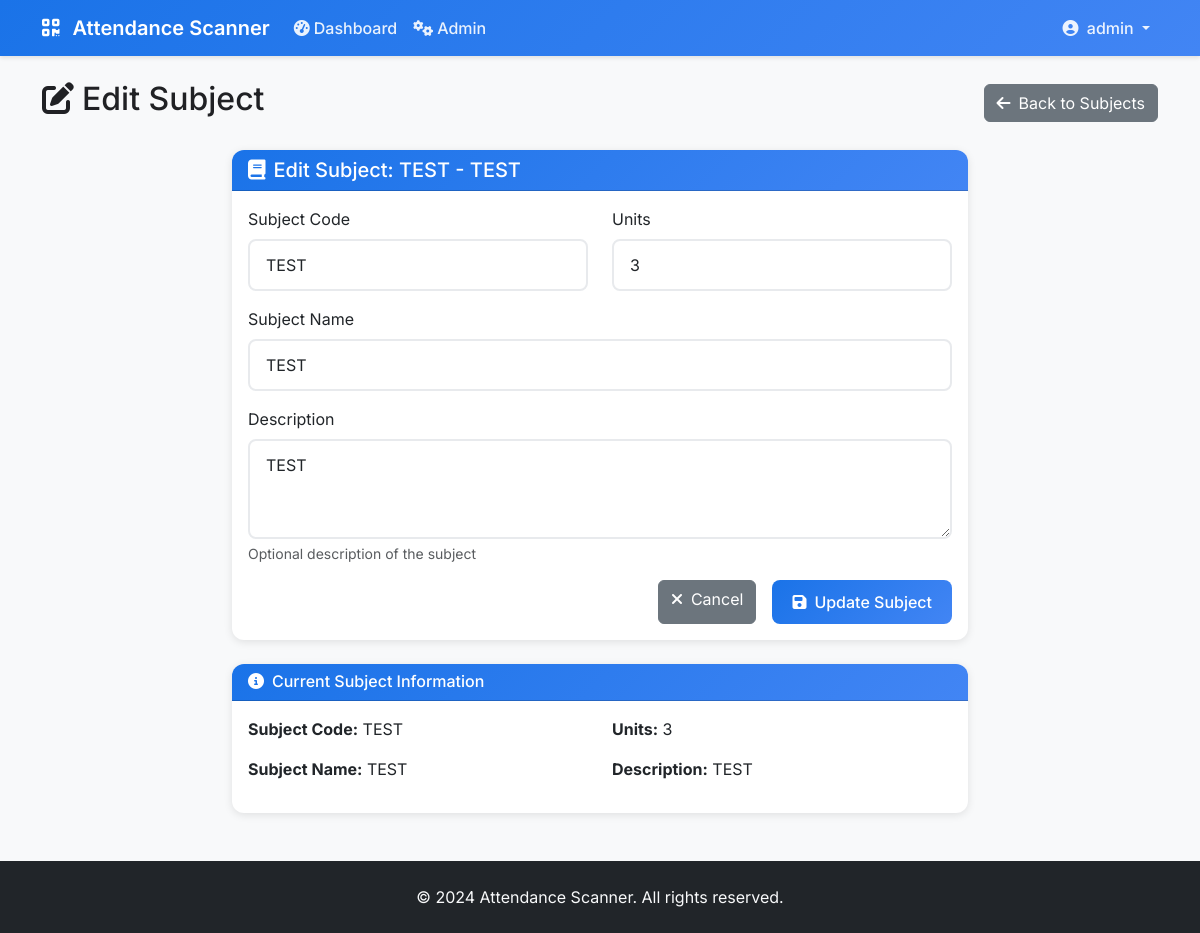
The app's page /manage-subjects/1/edit/ (signed in) with its own data.
### scanner/models.py (models this page shows, shortened)
class User(AbstractUser):
    USER_TYPES = (
        ('student', 'Student'),
        ('professor', 'Professor'),
        ('admin', 'Admin'),
    )
    user_type = models.CharField(max_length=10, choices=USER_TYPES, default='student')
    student_id = models.CharField(max_length=20, blank=True, null=True, unique=True)
    barcode = models.CharField(max_length=50, blank=True, null=True, unique=True)
    phone = models.CharField(max_length=15, blank=True, null=True)

class Subject(models.Model):
    code = models.CharField(max_length=20, unique=True)
    name = models.CharField(max_length=100)
    description = models.TextField(blank=True, null=True)
    units = models.IntegerField(default=3)

### scanner/views.py (the view)
# urls.py: path('manage-subjects/<int:subject_id>/edit/', views.edit_subject, name='edit_subject'),
@login_required
@user_passes_test(is_admin)
def edit_subject(request, subject_id):
    subject = get_object_or_404(Subject, id=subject_id)
    if request.method == 'POST':
        form = SubjectForm(request.POST, instance=subject)
        if form.is_valid():
            form.save()
            messages.success(request, 'Subject updated successfully!')
            return redirect('manage_subjects')
    else:
        form = SubjectForm(instance=subject)
    return render(request, 'scanner/edit_subject.html', {'form': form, 'subject': subject})

### scanner/forms.py
class SubjectForm(forms.ModelForm):
    class Meta:
        model = Subject
        fields = ['code', 'name', 'description', 'units']
        widgets = {
            'code': forms.TextInput(attrs={'class': 'form-control'}),
            'name': forms.TextInput(attrs={'class': 'form-control'}),
            'description': forms.Textarea(attrs={'class': 'form-control', 'rows': 3}),
            'units': forms.NumberInput(attrs={'class': 'form-control'}),
        }

### scanner/views.py (called while the page is built)
def is_admin(user):
    return user.is_authenticated and user.user_type == 'admin'

### scanner/templates/scanner/edit_subject.html (shortened to what this page needs)
{% extends 'scanner/base.html' %}  {% block content %}
<div class="row">
  <div class="col-12">
    <div class="d-flex justify-content-between align-items-center mb-4">
      <h2><i class="fas fa-edit me-2"></i>Edit Subject</h2>
      <a href="{% url 'manage_subjects' %}" class="btn btn-secondary">
        <i class="fas fa-arrow-left me-2"></i>Back to Subjects
      </a>
    </div>
  </div>
</div>
<div class="row">
  <div class="col-md-8 mx-auto">
    <div class="card">
      <div class="card-header">
        <h5 class="mb-0">
          <i class="fas fa-book me-2"></i>Edit Subject: {{ subject.code }} - {{ subject.name }}
        </h5>
      </div>
      <div class="card-body">
        <form method="post">
          <div class="row">
            <div class="col-md-6 mb-3">
              <label for="{{ form.code.id_for_label }}" class="form-label"
                >Subject Code</label
              >
              {{ form.code }}
            </div>
            <div class="col-md-6 mb-3">
              <label for="{{ form.units.id_for_label }}" class="form-label"
                >Units</label
              >
              {{ form.units }}
            </div>
          </div>
          <div class="mb-3">
            <label for="{{ form.name.id_for_label }}" class="form-label"
              >Subject Name</label
            >
            {{ form.name }}
          </div>
          <div class="mb-3">
            <label for="{{ form.description.id_for_label }}" class="form-label"
              >Description</label
            >
            {{ form.description }}
            <div class="form-text">Optional description of the subject</div>
          </div>
          <div class="d-grid gap-2 d-md-flex justify-content-md-end">
            <a
              href="{% url 'manage_subjects' %}"
              class="btn btn-secondary me-md-2"
            >
              <i class="fas fa-times me-2"></i>Cancel
            </a>
            <button type="submit" class="btn btn-primary">
              <i class="fas fa-save me-2"></i>Update Subject
            </button>
          </div>
        </form>
      </div>
    </div>
    <div class="card mt-4">
      <div class="card-header">
        <h6 class="mb-0">
          <i class="fas fa-info-circle me-2"></i>Current Subject Information
        </h6>
      </div>
      <div class="card-body">
        <div class="row">
          <div class="col-md-6">
            <p><strong>Subject Code:</strong> {{ subject.code }}</p>
            <p><strong>Subject Name:</strong> {{ subject.name }}</p>
          </div>
          <div class="col-md-6">
            <p><strong>Units:</strong> {{ subject.units }}</p>
            <p>
              <strong>Description:</strong> {{ subject.description|default:"No description" }}
            </p>
          </div>
        </div>
      </div>
    </div>
  </div>
</div>
{% endblock %}

### scanner/templates/scanner/base.html (shortened to what this page needs)
<!DOCTYPE html>
<html lang="en">
  <head>
    <link
      href="https://cdn.jsdelivr.net/npm/bootstrap@5.3.0/dist/css/bootstrap.min.css"
      rel="stylesheet"
    />
    <link
      href="https://cdnjs.cloudflare.com/ajax/libs/font-awesome/6.4.0/css/all.min.css"
      rel="stylesheet"
    />
    {% load static %}
    <link href="{% static 'css/custom.css' %}" rel="stylesheet" />
  </head>
  <body>
    <nav class="navbar navbar-expand-lg navbar-dark">
      <div class="container">
        <a class="navbar-brand" href="{% url 'home' %}">
          <i class="fas fa-qrcode me-2"></i>
          Attendance Scanner
        </a>
        <div class="collapse navbar-collapse" id="navbarNav">
          <ul class="navbar-nav me-auto">
            {% if user.is_authenticated %}
            <li class="nav-item">
              <a class="nav-link" href="{% url 'dashboard' %}">
                <i class="fas fa-tachometer-alt me-1"></i>Dashboard
              </a>
            </li>
            {% if user.user_type == 'professor' %}
            <li class="nav-item">
              <a class="nav-link" href="{% url 'schedule_management' %}">
                <i class="fas fa-calendar-alt me-1"></i>Schedules
              </a>
            </li>
            {% elif user.user_type == 'admin' %}
            <li class="nav-item">
              <a class="nav-link" href="{% url 'admin_dashboard' %}">
                <i class="fas fa-cogs me-1"></i>Admin
              </a>
            </li>
            {% endif %} {% endif %}
          </ul>
          <ul class="navbar-nav">
            {% if user.is_authenticated %}
            <li class="nav-item dropdown">
              <a
                class="nav-link dropdown-toggle"
                href="#"
                id="navbarDropdown"
                role="button"
                data-bs-toggle="dropdown"
              >
                <i class="fas fa-user-circle me-1"></i>
                {{ user.get_full_name|default:user.username }}
              </a>
            </li>
            {% endif %}
          </ul>
        </div>
      </div>
    </nav>
    <main class="container my-4">{% block content %}{% endblock %}</main>
    <footer class="bg-dark text-light py-4 mt-5">
      <div class="container text-center">
        <p class="mb-0">&copy; 2024 Attendance Scanner. All rights reserved.</p>
      </div>
    </footer>
  </body>
</html>

### static/css/custom.css (style rules this page uses)
.card { transition: box-shadow 0.2s ease-in-out; }
.btn { transition: all 0.2s ease-in-out; }

### scanner/templates/scanner/base.html (style rules this page uses)
:root { --primary-color: #1a73e8; --secondary-color: #34a853; --warning-color: #fbbc04; --danger-color: #ea4335; --light-gray: #f8f9fa; --border-color: #e8eaed; --text-primary: #202124; --text-secondary: #5f6368; }
* { font-family: "Inter", sans-serif; }
body { background-color: var(--light-gray); color: var(--text-primary); }
.navbar { background: linear-gradient(135deg, var(--primary-color), #4285f4); box-shadow: 0 2px 4px rgba(0, 0, 0, 0.1); }
.navbar-brand { font-weight: 600; color: white !important; }
.nav-link { color: rgba(255, 255, 255, 0.9) !important; font-weight: 500; transition: color 0.3s ease; }
.card { border: none; border-radius: 12px; box-shadow: 0 2px 8px rgba(0, 0, 0, 0.1); transition: transform 0.2s ease, box-shadow 0.2s ease; }
.card-header { background: linear-gradient(135deg, var(--primary-color), #4285f4); color: white; border-radius: 12px 12px 0 0 !important; font-weight: 600; }
.btn-primary { background: linear-gradient(135deg, var(--primary-color), #4285f4); border: none; border-radius: 8px; font-weight: 500; padding: 10px 20px; transition: all 0.3s ease; }
.form-control { border-radius: 8px; border: 2px solid var(--border-color); padding: 12px 16px; transition: border-color 0.3s ease; }

### records on screen
User: get_full_name "admin"
Subject: code "TEST", name "TEST", units "3", description "TEST"
